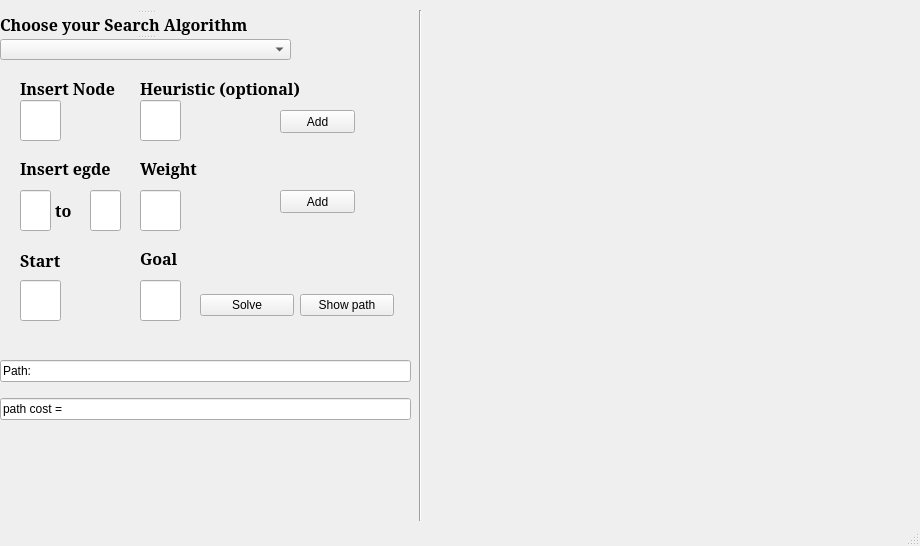
<?xml version="1.0" encoding="UTF-8"?>
<ui version="4.0">
 <class>MainWindow</class>
 <widget class="QMainWindow" name="MainWindow">
  <property name="geometry">
   <rect>
    <x>0</x>
    <y>0</y>
    <width>920</width>
    <height>546</height>
   </rect>
  </property>
  <property name="cursor">
   <cursorShape>ArrowCursor</cursorShape>
  </property>
  <property name="windowTitle">
   <string>MainWindow</string>
  </property>
  <widget class="QWidget" name="centralwidget">
   <widget class="QWidget" name="GraphWidget" native="true">
    <property name="geometry">
     <rect>
      <x>450</x>
      <y>20</y>
      <width>431</width>
      <height>471</height>
     </rect>
    </property>
   </widget>
   <widget class="Line" name="line">
    <property name="geometry">
     <rect>
      <x>410</x>
      <y>10</y>
      <width>21</width>
      <height>511</height>
     </rect>
    </property>
    <property name="orientation">
     <enum>Qt::Vertical</enum>
    </property>
   </widget>
   <widget class="QLabel" name="label_4">
    <property name="geometry">
     <rect>
      <x>20</x>
      <y>70</y>
      <width>231</width>
      <height>36</height>
     </rect>
    </property>
    <property name="font">
     <font>
      <family>MS Serif</family>
      <pointsize>12</pointsize>
      <weight>75</weight>
      <bold>true</bold>
     </font>
    </property>
    <property name="text">
     <string>Insert Node</string>
    </property>
   </widget>
   <widget class="QLabel" name="label_5">
    <property name="geometry">
     <rect>
      <x>140</x>
      <y>70</y>
      <width>231</width>
      <height>36</height>
     </rect>
    </property>
    <property name="font">
     <font>
      <family>MS Serif</family>
      <pointsize>12</pointsize>
      <weight>75</weight>
      <bold>true</bold>
     </font>
    </property>
    <property name="text">
     <string>Heuristic (optional)</string>
    </property>
   </widget>
   <widget class="QLabel" name="label_6">
    <property name="geometry">
     <rect>
      <x>140</x>
      <y>150</y>
      <width>231</width>
      <height>36</height>
     </rect>
    </property>
    <property name="font">
     <font>
      <family>MS Serif</family>
      <pointsize>12</pointsize>
      <weight>75</weight>
      <bold>true</bold>
     </font>
    </property>
    <property name="text">
     <string>Weight </string>
    </property>
   </widget>
   <widget class="QLabel" name="label_7">
    <property name="geometry">
     <rect>
      <x>20</x>
      <y>150</y>
      <width>231</width>
      <height>36</height>
     </rect>
    </property>
    <property name="font">
     <font>
      <family>MS Serif</family>
      <pointsize>12</pointsize>
      <weight>75</weight>
      <bold>true</bold>
     </font>
    </property>
    <property name="text">
     <string>Insert egde </string>
    </property>
   </widget>
   <widget class="QLabel" name="label_8">
    <property name="geometry">
     <rect>
      <x>20</x>
      <y>245</y>
      <width>231</width>
      <height>31</height>
     </rect>
    </property>
    <property name="font">
     <font>
      <family>MS Serif</family>
      <pointsize>12</pointsize>
      <weight>75</weight>
      <bold>true</bold>
     </font>
    </property>
    <property name="text">
     <string>Start</string>
    </property>
   </widget>
   <widget class="QLabel" name="label_9">
    <property name="geometry">
     <rect>
      <x>140</x>
      <y>240</y>
      <width>231</width>
      <height>36</height>
     </rect>
    </property>
    <property name="font">
     <font>
      <family>MS Serif</family>
      <pointsize>12</pointsize>
      <weight>75</weight>
      <bold>true</bold>
     </font>
    </property>
    <property name="text">
     <string>Goal</string>
    </property>
   </widget>
   <widget class="QSplitter" name="splitter_4">
    <property name="geometry">
     <rect>
      <x>0</x>
      <y>10</y>
      <width>291</width>
      <height>51</height>
     </rect>
    </property>
    <property name="orientation">
     <enum>Qt::Vertical</enum>
    </property>
    <widget class="QSplitter" name="splitter_3">
     <property name="orientation">
      <enum>Qt::Vertical</enum>
     </property>
     <widget class="QSplitter" name="splitter">
      <property name="orientation">
       <enum>Qt::Vertical</enum>
      </property>
     </widget>
     <widget class="QSplitter" name="splitter_2">
      <property name="orientation">
       <enum>Qt::Vertical</enum>
      </property>
      <widget class="QLabel" name="label_2">
       <property name="font">
        <font>
         <family>MS Serif</family>
         <pointsize>12</pointsize>
         <weight>75</weight>
         <bold>true</bold>
        </font>
       </property>
       <property name="text">
        <string>Choose your Search Algorithm </string>
       </property>
      </widget>
      <widget class="QComboBox" name="comboBox_3">
       <item>
        <property name="text">
         <string/>
        </property>
       </item>
       <item>
        <property name="text">
         <string>BFS</string>
        </property>
       </item>
       <item>
        <property name="text">
         <string>DFS</string>
        </property>
       </item>
       <item>
        <property name="text">
         <string>UCS</string>
        </property>
       </item>
       <item>
        <property name="text">
         <string>Iterative Deepening</string>
        </property>
       </item>
       <item>
        <property name="text">
         <string>Greedy (must insert heuristic)</string>
        </property>
       </item>
       <item>
        <property name="text">
         <string>A* (must insert heuristic)</string>
        </property>
       </item>
      </widget>
     </widget>
    </widget>
   </widget>
   <widget class="QLabel" name="label_10">
    <property name="geometry">
     <rect>
      <x>51</x>
      <y>195</y>
      <width>31</width>
      <height>31</height>
     </rect>
    </property>
    <property name="font">
     <font>
      <family>MS Serif</family>
      <pointsize>12</pointsize>
      <weight>75</weight>
      <bold>true</bold>
     </font>
    </property>
    <property name="text">
     <string> to</string>
    </property>
   </widget>
   <widget class="QPushButton" name="pushButton">
    <property name="geometry">
     <rect>
      <x>280</x>
      <y>110</y>
      <width>75</width>
      <height>23</height>
     </rect>
    </property>
    <property name="text">
     <string>Add</string>
    </property>
   </widget>
   <widget class="QPushButton" name="pushButton_2">
    <property name="geometry">
     <rect>
      <x>280</x>
      <y>190</y>
      <width>75</width>
      <height>23</height>
     </rect>
    </property>
    <property name="text">
     <string>Add</string>
    </property>
   </widget>
   <widget class="QLineEdit" name="lineEdit">
    <property name="geometry">
     <rect>
      <x>20</x>
      <y>280</y>
      <width>41</width>
      <height>41</height>
     </rect>
    </property>
   </widget>
   <widget class="QLineEdit" name="lineEdit_2">
    <property name="geometry">
     <rect>
      <x>140</x>
      <y>280</y>
      <width>41</width>
      <height>41</height>
     </rect>
    </property>
   </widget>
   <widget class="QLineEdit" name="lineEdit_3">
    <property name="geometry">
     <rect>
      <x>140</x>
      <y>190</y>
      <width>41</width>
      <height>41</height>
     </rect>
    </property>
   </widget>
   <widget class="QLineEdit" name="lineEdit_4">
    <property name="geometry">
     <rect>
      <x>140</x>
      <y>100</y>
      <width>41</width>
      <height>41</height>
     </rect>
    </property>
   </widget>
   <widget class="QLineEdit" name="lineEdit_5">
    <property name="geometry">
     <rect>
      <x>20</x>
      <y>100</y>
      <width>41</width>
      <height>41</height>
     </rect>
    </property>
   </widget>
   <widget class="QLineEdit" name="lineEdit_6">
    <property name="geometry">
     <rect>
      <x>20</x>
      <y>190</y>
      <width>31</width>
      <height>41</height>
     </rect>
    </property>
   </widget>
   <widget class="QLineEdit" name="lineEdit_7">
    <property name="geometry">
     <rect>
      <x>90</x>
      <y>190</y>
      <width>31</width>
      <height>41</height>
     </rect>
    </property>
   </widget>
   <widget class="QWidget" name="verticalLayoutWidget">
    <property name="geometry">
     <rect>
      <x>0</x>
      <y>350</y>
      <width>411</width>
      <height>80</height>
     </rect>
    </property>
    <layout class="QVBoxLayout" name="verticalLayout">
     <item>
      <widget class="QLineEdit" name="lineEdit_8">
       <property name="text">
        <string>Path: </string>
       </property>
       <property name="readOnly">
        <bool>true</bool>
       </property>
      </widget>
     </item>
     <item>
      <widget class="QLineEdit" name="lineEdit_9">
       <property name="enabled">
        <bool>true</bool>
       </property>
       <property name="text">
        <string>path cost = </string>
       </property>
       <property name="dragEnabled">
        <bool>false</bool>
       </property>
       <property name="readOnly">
        <bool>true</bool>
       </property>
       <property name="clearButtonEnabled">
        <bool>false</bool>
       </property>
      </widget>
     </item>
    </layout>
   </widget>
   <widget class="QWidget" name="horizontalLayoutWidget">
    <property name="geometry">
     <rect>
      <x>200</x>
      <y>280</y>
      <width>194</width>
      <height>51</height>
     </rect>
    </property>
    <layout class="QHBoxLayout" name="horizontalLayout">
     <item>
      <widget class="QPushButton" name="pushButton_4">
       <property name="text">
        <string>Solve</string>
       </property>
      </widget>
     </item>
     <item>
      <widget class="QPushButton" name="pushButton_3">
       <property name="text">
        <string>Show path</string>
       </property>
      </widget>
     </item>
    </layout>
   </widget>
  </widget>
  <widget class="QMenuBar" name="menubar">
   <property name="geometry">
    <rect>
     <x>0</x>
     <y>0</y>
     <width>920</width>
     <height>26</height>
    </rect>
   </property>
  </widget>
  <widget class="QStatusBar" name="statusbar"/>
 </widget>
 <resources/>
 <connections/>
</ui>
